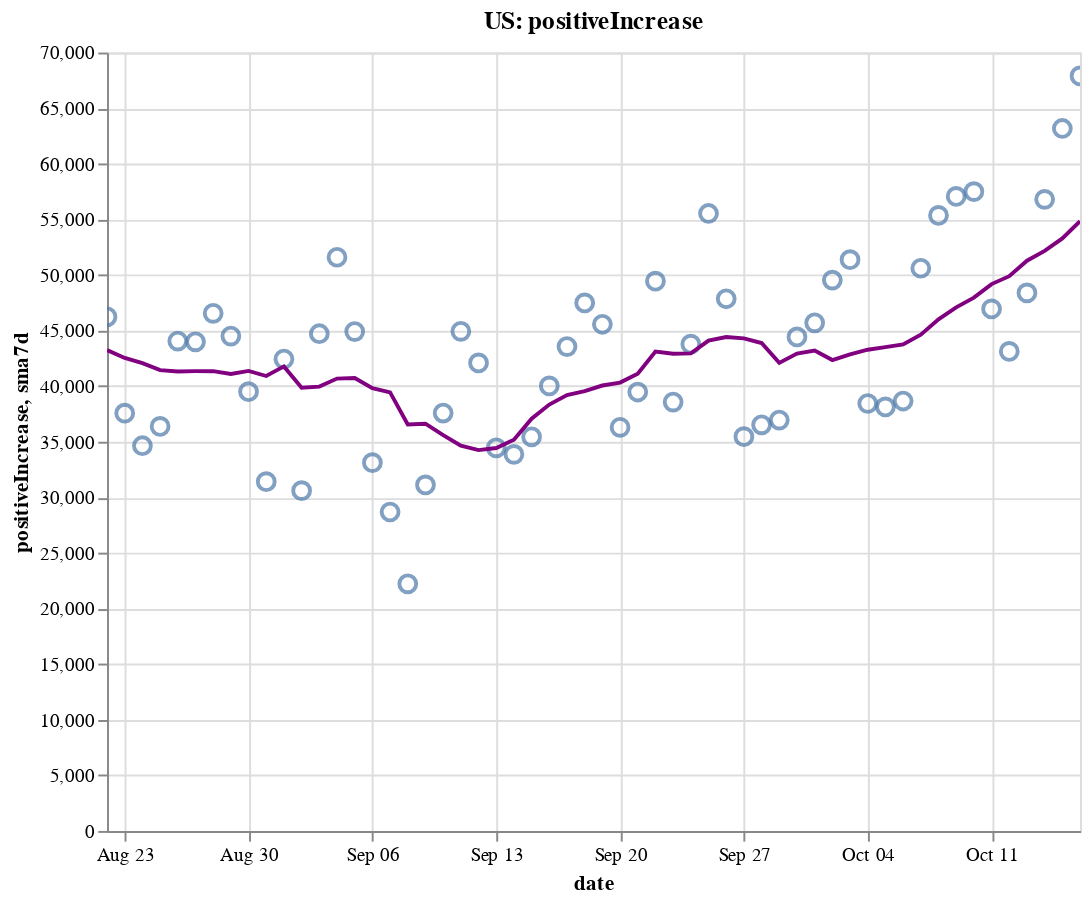

Notebook source saved alongside this figure:
### Code cell
create_plot(us, 'positiveIncrease')

### Figure 1 — Vega-Lite specification as saved in the notebook (floating-point values rounded to 4 significant figures)
{"config": {"view": {"continuousWidth": 400, "continuousHeight": 300}}, "layer": [{"layer": [{"mark": {"type": "point", "size": 75}, "encoding": {"tooltip": [{"type": "temporal", "field": "date"}, {"type": "quantitative", "field": "positiveIncrease"}, {"type": "quantitative", "field": "sma7d"}], "x": {"type": "temporal", "field": "date"}, "y": {"type": "quantitative", "field": "positiveIncrease"}}, "selection": {"selector002": {"type": "interval", "bind": "scales", "encodings": ["x", "y"]}}}, {"mark": {"type": "line", "color": "purple"}, "encoding": {"x": {"type": "temporal", "field": "date"}, "y": {"type": "quantitative", "field": "sma7d"}}}]}, {"mark": {"type": "rule", "color": "#aaa"}, "encoding": {"x": {"type": "temporal", "field": "date"}}, "transform": [{"filter": {"selection": "selector001"}}]}, {"mark": "circle", "encoding": {"opacity": {"condition": {"value": 1, "selection": "selector001"}, "value": 0}, "tooltip": [{"type": "temporal", "field": "date"}, {"type": "quantitative", "field": "positiveIncrease"}, {"type": "quantitative", "field": "sma7d"}], "x": {"type": "temporal", "field": "date"}, "y": {"type": "quantitative", "field": "positiveIncrease"}}, "selection": {"selector001": {"type": "single", "encodings": ["x"], "on": "mouseover", "nearest": true, "empty": "none"}}}, {"mark": {"type": "text", "align": "left", "dx": 5, "dy": -5, "stroke": "white", "strokeWidth": 2}, "encoding": {"text": {"type": "quantitative", "field": "positiveIncrease"}, "tooltip": [{"type": "temporal", "field": "date"}, {"type": "quantitative", "field": "positiveIncrease"}, {"type": "quantitative", "field": "sma7d"}], "x": {"type": "temporal", "field": "date"}, "y": {"type": "quantitative", "field": "positiveIncrease"}}, "transform": [{"filter": {"selection": "selector001"}}]}, {"mark": {"type": "text", "align": "left", "dx": 5, "dy": -5}, "encoding": {"text": {"type": "quantitative", "field": "positiveIncrease"}, "tooltip": [{"type": "temporal", "field": "date"}, {"type": "quantitative", "field": "positiveIncrease"}, {"type": "quantitative", "field": "sma7d"}], "x": {"type": "temporal", "field": "date"}, "y": {"type": "quantitative", "field": "positiveIncrease"}}, "transform": [{"filter": {"selection": "selector001"}}]}], "data": {"name": "data-0067280d8e15b04a9b8e55e8a2248cef"}, "height": 400, "title": "US: positiveIncrease", "width": 500, "$schema": "https://vega.github.io/schema/vega-lite/v4.8.1.json", "datasets": {"data-0067280d8e15b04a9b8e55e8a2248cef": [{"date": "2020-08-22T00:00:00", "totalTestResultsIncrease": 808000.0, "positiveIncrease": 46240.0, "death": 168200.0, "deathIncrease": 1029.0, "positiveRate": 0.057, "state": "US", "sma7d": 43240.0}, {"date": "2020-08-23T00:00:00", "totalTestResultsIncrease": 667200.0, "positiveIncrease": 37570.0, "death": 168800.0, "deathIncrease": 572.0, "positiveRate": 0.056, "state": "US", "sma7d": 42540.0}, {"date": "2020-08-24T00:00:00", "totalTestResultsIncrease": 713500.0, "positiveIncrease": 34640.0, "death": 169200.0, "deathIncrease": 343.0, "positiveRate": 0.049, "state": "US", "sma7d": 42070.0}, {"date": "2020-08-25T00:00:00", "totalTestResultsIncrease": 674600.0, "positiveIncrease": 36380.0, "death": 170300.0, "deathIncrease": 1147.0, "positiveRate": 0.054, "state": "US", "sma7d": 41440.0}, {"date": "2020-08-26T00:00:00", "totalTestResultsIncrease": 684900.0, "positiveIncrease": 44050.0, "death": 171600.0, "deathIncrease": 1298.0, "positiveRate": 0.064, "state": "US", "sma7d": 41310.0}, {"date": "2020-08-27T00:00:00", "totalTestResultsIncrease": 804900.0, "positiveIncrease": 43980.0, "death": 172700.0, "deathIncrease": 1129.0, "positiveRate": 0.055, "state": "US", "sma7d": 41350.0}, {"date": "2020-08-28T00:00:00", "totalTestResultsIncrease": 835100.0, "positiveIncrease": 46550.0, "death": 173800.0, "deathIncrease": 1024.0, "positiveRate": 0.056, "state": "US", "sma7d": 41340.0}, {"date": "2020-08-29T00:00:00", "totalTestResultsIncrease": 832100.0, "positiveIncrease": 44500.0, "death": 174800.0, "deathIncrease": 1015.0, "positiveRate": 0.053, "state": "US", "sma7d": 41100.0}, {"date": "2020-08-30T00:00:00", "totalTestResultsIncrease": 789300.0, "positiveIncrease": 39500.0, "death": 175200.0, "deathIncrease": 475.0, "positiveRate": 0.05, "state": "US", "sma7d": 41370.0}, {"date": "2020-08-31T00:00:00", "totalTestResultsIncrease": 716700.0, "positiveIncrease": 31410.0, "death": 175600.0, "deathIncrease": 366.0, "positiveRate": 0.044, "state": "US", "sma7d": 40910.0}, {"date": "2020-09-01T00:00:00", "totalTestResultsIncrease": 741200.0, "positiveIncrease": 42430.0, "death": 176600.0, "deathIncrease": 1027.0, "positiveRate": 0.057, "state": "US", "sma7d": 41780.0}, {"date": "2020-09-02T00:00:00", "totalTestResultsIncrease": 690100.0, "positiveIncrease": 30600.0, "death": 177700.0, "deathIncrease": 1032.0, "positiveRate": 0.044, "state": "US", "sma7d": 39850.0}, {"date": "2020-09-03T00:00:00", "totalTestResultsIncrease": 815500.0, "positiveIncrease": 44710.0, "death": 178700.0, "deathIncrease": 1070.0, "positiveRate": 0.055, "state": "US", "sma7d": 39960.0}, {"date": "2020-09-04T00:00:00", "totalTestResultsIncrease": 970200.0, "positiveIncrease": 51590.0, "death": 179700.0, "deathIncrease": 998.0, "positiveRate": 0.053, "state": "US", "sma7d": 40680.0}, {"date": "2020-09-05T00:00:00", "totalTestResultsIncrease": 898300.0, "positiveIncrease": 44900.0, "death": 180700.0, "deathIncrease": 918.0, "positiveRate": 0.05, "state": "US", "sma7d": 40740.0}, {"date": "2020-09-06T00:00:00", "totalTestResultsIncrease": 793100.0, "positiveIncrease": 33120.0, "death": 181100.0, "deathIncrease": 449.0, "positiveRate": 0.042, "state": "US", "sma7d": 39820.0}, {"date": "2020-09-07T00:00:00", "totalTestResultsIncrease": 629100.0, "positiveIncrease": 28680.0, "death": 181300.0, "deathIncrease": 225.0, "positiveRate": 0.046, "state": "US", "sma7d": 39440.0}, {"date": "2020-09-08T00:00:00", "totalTestResultsIncrease": 550400.0, "positiveIncrease": 22220.0, "death": 181700.0, "deathIncrease": 358.0, "positiveRate": 0.04, "state": "US", "sma7d": 36550.0}, {"date": "2020-09-09T00:00:00", "totalTestResultsIncrease": 634600.0, "positiveIncrease": 31110.0, "death": 182800.0, "deathIncrease": 1084.0, "positiveRate": 0.049, "state": "US", "sma7d": 36620.0}, {"date": "2020-09-10T00:00:00", "totalTestResultsIncrease": 708400.0, "positiveIncrease": 37580.0, "death": 183900.0, "deathIncrease": 1170.0, "positiveRate": 0.053, "state": "US", "sma7d": 35600.0}, {"date": "2020-09-11T00:00:00", "totalTestResultsIncrease": 848200.0, "positiveIncrease": 44930.0, "death": 185000.0, "deathIncrease": 1018.0, "positiveRate": 0.053, "state": "US", "sma7d": 34650.0}, {"date": "2020-09-12T00:00:00", "totalTestResultsIncrease": 929600.0, "positiveIncrease": 42090.0, "death": 185800.0, "deathIncrease": 810.0, "positiveRate": 0.045, "state": "US", "sma7d": 34250.0}, {"date": "2020-09-13T00:00:00", "totalTestResultsIncrease": 745700.0, "positiveIncrease": 34450.0, "death": 186200.0, "deathIncrease": 390.0, "positiveRate": 0.046, "state": "US", "sma7d": 34440.0}, {"date": "2020-09-14T00:00:00", "totalTestResultsIncrease": 461500.0, "positiveIncrease": 33860.0, "death": 186600.0, "deathIncrease": 404.0, "positiveRate": 0.073, "state": "US", "sma7d": 35180.0}, {"date": "2020-09-15T00:00:00", "totalTestResultsIncrease": 741500.0, "positiveIncrease": 35440.0, "death": 187600.0, "deathIncrease": 1031.0, "positiveRate": 0.048, "state": "US", "sma7d": 37070.0}, {"date": "2020-09-16T00:00:00", "totalTestResultsIncrease": 748300.0, "positiveIncrease": 40020.0, "death": 188800.0, "deathIncrease": 1200.0, "positiveRate": 0.053, "state": "US", "sma7d": 38340.0}, {"date": "2020-09-17T00:00:00", "totalTestResultsIncrease": 866500.0, "positiveIncrease": 43560.0, "death": 189700.0, "deathIncrease": 863.0, "positiveRate": 0.05, "state": "US", "sma7d": 39190.0}, {"date": "2020-09-18T00:00:00", "totalTestResultsIncrease": 1004000.0, "positiveIncrease": 47490.0, "death": 190600.0, "deathIncrease": 901.0, "positiveRate": 0.047, "state": "US", "sma7d": 39560.0}, {"date": "2020-09-19T00:00:00", "totalTestResultsIncrease": 1090000.0, "positiveIncrease": 45560.0, "death": 191300.0, "deathIncrease": 740.0, "positiveRate": 0.042, "state": "US", "sma7d": 40060.0}, {"date": "2020-09-20T00:00:00", "totalTestResultsIncrease": 935800.0, "positiveIncrease": 36300.0, "death": 191600.0, "deathIncrease": 327.0, "positiveRate": 0.039, "state": "US", "sma7d": 40320.0}, {"date": "2020-09-21T00:00:00", "totalTestResultsIncrease": 738500.0, "positiveIncrease": 39470.0, "death": 191900.0, "deathIncrease": 287.0, "positiveRate": 0.053, "state": "US", "sma7d": 41120.0}, {"date": "2020-09-22T00:00:00", "totalTestResultsIncrease": 791900.0, "positiveIncrease": 49440.0, "death": 192800.0, "deathIncrease": 854.0, "positiveRate": 0.062, "state": "US", "sma7d": 43120.0}, {"date": "2020-09-23T00:00:00", "totalTestResultsIncrease": 939100.0, "positiveIncrease": 38570.0, "death": 193900.0, "deathIncrease": 1159.0, "positiveRate": 0.041, "state": "US", "sma7d": 42910.0}, {"date": "2020-09-24T00:00:00", "totalTestResultsIncrease": 957500.0, "positiveIncrease": 43770.0, "death": 194800.0, "deathIncrease": 921.0, "positiveRate": 0.046, "state": "US", "sma7d": 42940.0}, {"date": "2020-09-25T00:00:00", "totalTestResultsIncrease": 1038000.0, "positiveIncrease": 55530.0, "death": 195700.0, "deathIncrease": 844.0, "positiveRate": 0.054, "state": "US", "sma7d": 44090.0}, {"date": "2020-09-26T00:00:00", "totalTestResultsIncrease": 1043000.0, "positiveIncrease": 47860.0, "death": 196600.0, "deathIncrease": 869.0, "positiveRate": 0.046, "state": "US", "sma7d": 44420.0}, {"date": "2020-09-27T00:00:00", "totalTestResultsIncrease": 850700.0, "positiveIncrease": 35450.0, "death": 196900.0, "deathIncrease": 307.0, "positiveRate": 0.042, "state": "US", "sma7d": 44300.0}, {"date": "2020-09-28T00:00:00", "totalTestResultsIncrease": 1131000.0, "positiveIncrease": 36520.0, "death": 197100.0, "deathIncrease": 257.0, "positiveRate": 0.032, "state": "US", "sma7d": 43880.0}, {"date": "2020-09-29T00:00:00", "totalTestResultsIncrease": 833200.0, "positiveIncrease": 36950.0, "death": 197900.0, "deathIncrease": 739.0, "positiveRate": 0.044, "state": "US", "sma7d": 42090.0}, {"date": "2020-09-30T00:00:00", "totalTestResultsIncrease": 823700.0, "positiveIncrease": 44420.0, "death": 198900.0, "deathIncrease": 1061.0, "positiveRate": 0.054, "state": "US", "sma7d": 42930.0}, {"date": "2020-10-01T00:00:00", "totalTestResultsIncrease": 913500.0, "positiveIncrease": 45690.0, "death": 199800.0, "deathIncrease": 851.0, "positiveRate": 0.05, "state": "US", "sma7d": 43200.0}, {"date": "2020-10-02T00:00:00", "totalTestResultsIncrease": 1148000.0, "positiveIncrease": 49530.0, "death": 200600.0, "deathIncrease": 835.0, "positiveRate": 0.043, "state": "US", "sma7d": 42350.0}, {"date": "2020-10-03T00:00:00", "totalTestResultsIncrease": 1018000.0, "positiveIncrease": 51370.0, "death": 201400.0, "deathIncrease": 741.0, "positiveRate": 0.05, "state": "US", "sma7d": 42850.0}, {"date": "2020-10-04T00:00:00", "totalTestResultsIncrease": 975000.0, "positiveIncrease": 38440.0, "death": 201700.0, "deathIncrease": 363.0, "positiveRate": 0.039, "state": "US", "sma7d": 43280.0}, {"date": "2020-10-05T00:00:00", "totalTestResultsIncrease": 948200.0, "positiveIncrease": 38130.0, "death": 202000.0, "deathIncrease": 326.0, "positiveRate": 0.04, "state": "US", "sma7d": 43510.0}, {"date": "2020-10-06T00:00:00", "totalTestResultsIncrease": 835100.0, "positiveIncrease": 38660.0, "death": 202700.0, "deathIncrease": 634.0, "positiveRate": 0.046, "state": "US", "sma7d": 43750.0}, {"date": "2020-10-07T00:00:00", "totalTestResultsIncrease": 874800.0, "positiveIncrease": 50600.0, "death": 203600.0, "deathIncrease": 916.0, "positiveRate": 0.058, "state": "US", "sma7d": 44630.0}, {"date": "2020-10-08T00:00:00", "totalTestResultsIncrease": 1057000.0, "positiveIncrease": 55350.0, "death": 204600.0, "deathIncrease": 986.0, "positiveRate": 0.052, "state": "US", "sma7d": 46010.0}, {"date": "2020-10-09T00:00:00", "totalTestResultsIncrease": 1108000.0, "positiveIncrease": 57060.0, "death": 205500.0, "deathIncrease": 893.0, "positiveRate": 0.051, "state": "US", "sma7d": 47090.0}, {"date": "2020-10-10T00:00:00", "totalTestResultsIncrease": 1173000.0, "positiveIncrease": 57490.0, "death": 206100.0, "deathIncrease": 665.0, "positiveRate": 0.049, "state": "US", "sma7d": 47960.0}, {"date": "2020-10-11T00:00:00", "totalTestResultsIncrease": 974500.0, "positiveIncrease": 46950.0, "death": 206600.0, "deathIncrease": 466.0, "positiveRate": 0.048, "state": "US", "sma7d": 49180.0}, {"date": "2020-10-12T00:00:00", "totalTestResultsIncrease": 1020000.0, "positiveIncrease": 43120.0, "death": 206900.0, "deathIncrease": 287.0, "positiveRate": 0.042, "state": "US", "sma7d": 49890.0}, {"date": "2020-10-13T00:00:00", "totalTestResultsIncrease": 966700.0, "positiveIncrease": 48390.0, "death": 207600.0, "deathIncrease": 690.0, "positiveRate": 0.05, "state": "US", "sma7d": 51280.0}, {"date": "2020-10-14T00:00:00", "totalTestResultsIncrease": 966800.0, "positiveIncrease": 56800.0, "death": 208400.0, "deathIncrease": 811.0, "positiveRate": 0.059, "state": "US", "sma7d": 52170.0}, {"date": "2020-10-15T00:00:00", "totalTestResultsIncrease": 1024000.0, "positiveIncrease": 63170.0, "death": 209300.0, "deathIncrease": 951.0, "positiveRate": 0.062, "state": "US", "sma7d": 53280.0}, {"date": "2020-10-16T00:00:00", "totalTestResultsIncrease": 1149000.0, "positiveIncrease": 67900.0, "death": 210200.0, "deathIncrease": 876.0, "positiveRate": 0.059, "state": "US", "sma7d": 54830.0}]}}
